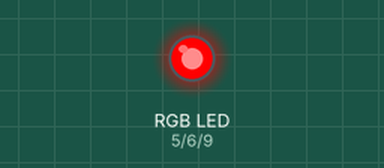
Simulated run of this sketch. Board: Arduino Uno, built with avr-gcc and run on an emulated ATmega328P. On the bench: an RGB LED mixed from three pins (HIGH = lit).

Above: at 0.05 s.
At 0.8 s:
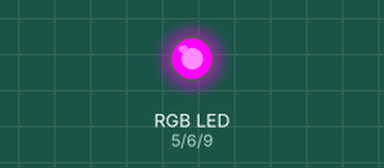
At 1.15 s:
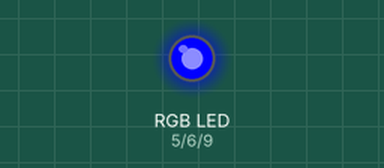
At 1.55 s:
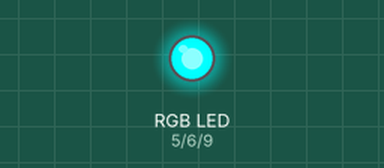
At 2.3 s:
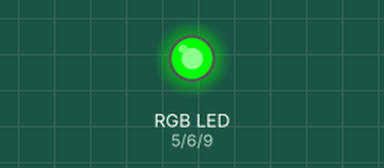
At 3.05 s:
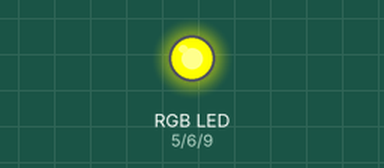
Timing chart, 0 to 7.1 s (numbered marks = the images above):
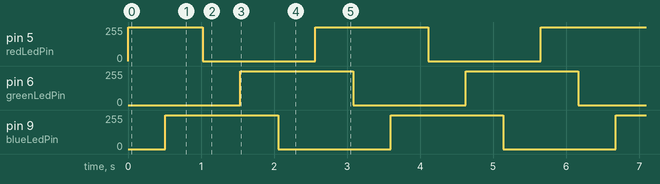

The sketch:

006._RGBLed.ino
```cpp
const byte redLedPin = 5;
const byte greenLedPin = 6;
const byte blueLedPin = 9;
const byte delayTime = 2;

void setup() {
  Serial.begin(9600);
  pinMode(redLedPin, OUTPUT);
  pinMode(greenLedPin, OUTPUT);
  pinMode(blueLedPin, OUTPUT);
  analogWrite(redLedPin, 255);
}

void loop() {

  for(int i = 0 ; i < 255 ; i++) {
    analogWrite(blueLedPin, i);
    delay(delayTime);
  }

  for(int i = 255 ; i >= 0 ; i--) {
    analogWrite(redLedPin, i);
    delay(delayTime);
  }

  for(int i = 0 ; i < 255 ; i++) {
    analogWrite(greenLedPin, i);
    delay(delayTime);
  }

  for(int i = 255 ; i >= 0 ; i--) {
    analogWrite(blueLedPin, i);
    delay(delayTime);
  }

  for(int i = 0 ; i < 255 ; i++) {
    analogWrite(redLedPin, i);
    delay(delayTime);
  }

  for(int i = 255 ; i >= 0 ; i--) {
    analogWrite(greenLedPin, i);
    delay(delayTime);
  }
}
```

Measured:
- by itself, pin 5 (redLedPin), pin 6 (greenLedPin), pin 9 (blueLedPin): alternates 254/255 for 1.5 s and 0/255 for 1.5 s
